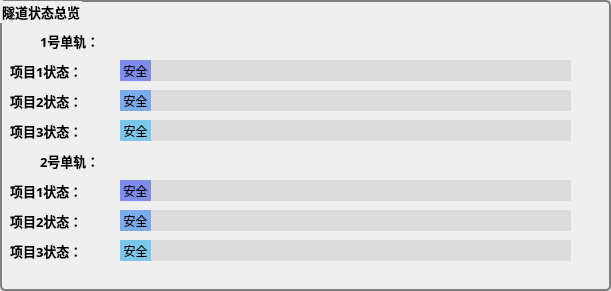
     <widget class="QGroupBox" name="groupBox_2">
      <property name="geometry">
       <rect>
        <x>780</x>
        <y>550</y>
        <width>611</width>
        <height>291</height>
       </rect>
      </property>
      <property name="font">
       <font>
        <family>幼圆</family>
        <pointsize>10</pointsize>
        <weight>75</weight>
        <bold>true</bold>
       </font>
      </property>
      <property name="toolTip">
       <string>这里会记录检测的结果并直观地反映出来</string>
      </property>
      <property name="styleSheet">
       <string notr="true">QGroupBox {
    background-color: qlineargradient(x1: 0, y1: 0, x2: 0, y2: 1,
                                      stop: 0 #E0E0E0, stop: 1 #FFFFFF);
    border: 2px solid gray;
    border-radius: 5px;
    margin-top: 1ex; /* leave space at the top for the title */
}

</string>
      </property>
      <property name="title">
       <string>隧道状态总览</string>
      </property>
      <widget class="QLabel" name="label_40">
       <property name="geometry">
        <rect>
         <x>40</x>
         <y>30</y>
         <width>72</width>
         <height>21</height>
        </rect>
       </property>
       <property name="font">
        <font>
         <family>幼圆</family>
         <pointsize>10</pointsize>
         <weight>75</weight>
         <bold>true</bold>
        </font>
       </property>
       <property name="text">
        <string>1号单轨：</string>
       </property>
      </widget>
      <widget class="QLabel" name="label_41">
       <property name="geometry">
        <rect>
         <x>40</x>
         <y>150</y>
         <width>72</width>
         <height>21</height>
        </rect>
       </property>
       <property name="font">
        <font>
         <family>幼圆</family>
         <pointsize>10</pointsize>
         <weight>75</weight>
         <bold>true</bold>
        </font>
       </property>
       <property name="text">
        <string>2号单轨：</string>
       </property>
      </widget>
      <widget class="QLabel" name="label">
       <property name="geometry">
        <rect>
         <x>120</x>
         <y>60</y>
         <width>31</width>
         <height>21</height>
        </rect>
       </property>
       <property name="font">
        <font>
         <family>幼圆</family>
        </font>
       </property>
       <property name="contextMenuPolicy">
        <enum>Qt::DefaultContextMenu</enum>
       </property>
       <property name="toolTip">
        <string>已检测</string>
       </property>
       <property name="layoutDirection">
        <enum>Qt::LeftToRight</enum>
       </property>
       <property name="styleSheet">
        <string notr="true">QLabel {
	background-color: rgb(123, 140, 234);
	text-align: center;
}
</string>
       </property>
       <property name="text">
        <string>安全</string>
       </property>
       <property name="textFormat">
        <enum>Qt::AutoText</enum>
       </property>
       <property name="alignment">
        <set>Qt::AlignCenter</set>
       </property>
      </widget>
      <widget class="QLabel" name="label_2">
       <property name="geometry">
        <rect>
         <x>120</x>
         <y>180</y>
         <width>31</width>
         <height>21</height>
        </rect>
       </property>
       <property name="font">
        <font>
         <family>幼圆</family>
        </font>
       </property>
       <property name="toolTip">
        <string>已检测</string>
       </property>
       <property name="styleSheet">
        <string notr="true">background-color: rgb(123, 140, 234);</string>
       </property>
       <property name="text">
        <string>安全</string>
       </property>
       <property name="alignment">
        <set>Qt::AlignCenter</set>
       </property>
      </widget>
      <widget class="QLabel" name="label_26">
       <property name="geometry">
        <rect>
         <x>120</x>
         <y>90</y>
         <width>451</width>
         <height>21</height>
        </rect>
       </property>
       <property name="styleSheet">
        <string notr="true">background-color: rgb(220, 220, 220);</string>
       </property>
       <property name="text">
        <string/>
       </property>
      </widget>
      <widget class="QLabel" name="label_27">
       <property name="geometry">
        <rect>
         <x>120</x>
         <y>180</y>
         <width>451</width>
         <height>21</height>
        </rect>
       </property>
       <property name="styleSheet">
        <string notr="true">background-color: rgb(220, 220, 220);</string>
       </property>
       <property name="text">
        <string/>
       </property>
      </widget>
      <widget class="QLabel" name="label_28">
       <property name="geometry">
        <rect>
         <x>120</x>
         <y>60</y>
         <width>451</width>
         <height>21</height>
        </rect>
       </property>
       <property name="styleSheet">
        <string notr="true">background-color: rgb(220, 220, 220);</string>
       </property>
       <property name="text">
        <string/>
       </property>
      </widget>
      <widget class="QLabel" name="label_52">
       <property name="geometry">
        <rect>
         <x>120</x>
         <y>120</y>
         <width>451</width>
         <height>21</height>
        </rect>
       </property>
       <property name="styleSheet">
        <string notr="true">background-color: rgb(220, 220, 220);</string>
       </property>
       <property name="text">
        <string/>
       </property>
      </widget>
      <widget class="QLabel" name="label_53">
       <property name="geometry">
        <rect>
         <x>10</x>
         <y>60</y>
         <width>101</width>
         <height>21</height>
        </rect>
       </property>
       <property name="font">
        <font>
         <family>幼圆</family>
         <pointsize>10</pointsize>
         <weight>75</weight>
         <bold>true</bold>
        </font>
       </property>
       <property name="text">
        <string>项目1状态：</string>
       </property>
      </widget>
      <widget class="QLabel" name="label_54">
       <property name="geometry">
        <rect>
         <x>10</x>
         <y>90</y>
         <width>91</width>
         <height>21</height>
        </rect>
       </property>
       <property name="font">
        <font>
         <family>幼圆</family>
         <pointsize>10</pointsize>
         <weight>75</weight>
         <bold>true</bold>
        </font>
       </property>
       <property name="text">
        <string>项目2状态：</string>
       </property>
      </widget>
      <widget class="QLabel" name="label_55">
       <property name="geometry">
        <rect>
         <x>10</x>
         <y>120</y>
         <width>91</width>
         <height>21</height>
        </rect>
       </property>
       <property name="font">
        <font>
         <family>幼圆</family>
         <pointsize>10</pointsize>
         <weight>75</weight>
         <bold>true</bold>
        </font>
       </property>
       <property name="text">
        <string>项目3状态：</string>
       </property>
      </widget>
      <widget class="QLabel" name="label_56">
       <property name="geometry">
        <rect>
         <x>120</x>
         <y>210</y>
         <width>451</width>
         <height>21</height>
        </rect>
       </property>
       <property name="styleSheet">
        <string notr="true">background-color: rgb(220, 220, 220);</string>
       </property>
       <property name="text">
        <string/>
       </property>
      </widget>
      <widget class="QLabel" name="label_57">
       <property name="geometry">
        <rect>
         <x>120</x>
         <y>240</y>
         <width>451</width>
         <height>21</height>
        </rect>
       </property>
       <property name="styleSheet">
        <string notr="true">background-color: rgb(220, 220, 220);</string>
       </property>
       <property name="text">
        <string/>
       </property>
      </widget>
      <widget class="QLabel" name="label_64">
       <property name="geometry">
        <rect>
         <x>10</x>
         <y>180</y>
         <width>91</width>
         <height>21</height>
        </rect>
       </property>
       <property name="font">
        <font>
         <family>幼圆</family>
         <pointsize>10</pointsize>
         <weight>75</weight>
         <bold>true</bold>
        </font>
       </property>
       <property name="text">
        <string>项目1状态：</string>
       </property>
      </widget>
      <widget class="QLabel" name="label_65">
       <property name="geometry">
        <rect>
         <x>10</x>
         <y>210</y>
         <width>91</width>
         <height>21</height>
        </rect>
       </property>
       <property name="font">
        <font>
         <family>幼圆</family>
         <pointsize>10</pointsize>
         <weight>75</weight>
         <bold>true</bold>
        </font>
       </property>
       <property name="text">
        <string>项目2状态：</string>
       </property>
      </widget>
      <widget class="QLabel" name="label_66">
       <property name="geometry">
        <rect>
         <x>10</x>
         <y>240</y>
         <width>91</width>
         <height>21</height>
        </rect>
       </property>
       <property name="font">
        <font>
         <family>幼圆</family>
         <pointsize>10</pointsize>
         <weight>75</weight>
         <bold>true</bold>
        </font>
       </property>
       <property name="text">
        <string>项目3状态：</string>
       </property>
      </widget>
      <widget class="QLabel" name="label_67">
       <property name="geometry">
        <rect>
         <x>120</x>
         <y>90</y>
         <width>31</width>
         <height>21</height>
        </rect>
       </property>
       <property name="font">
        <font>
         <family>幼圆</family>
        </font>
       </property>
       <property name="contextMenuPolicy">
        <enum>Qt::DefaultContextMenu</enum>
       </property>
       <property name="toolTip">
        <string>已检测</string>
       </property>
       <property name="layoutDirection">
        <enum>Qt::LeftToRight</enum>
       </property>
       <property name="styleSheet">
        <string notr="true">background-color: rgb(123, 170, 234);</string>
       </property>
       <property name="text">
        <string>安全</string>
       </property>
       <property name="textFormat">
        <enum>Qt::AutoText</enum>
       </property>
       <property name="alignment">
        <set>Qt::AlignCenter</set>
       </property>
      </widget>
      <widget class="QLabel" name="label_68">
       <property name="geometry">
        <rect>
         <x>120</x>
         <y>120</y>
         <width>31</width>
         <height>21</height>
        </rect>
       </property>
       <property name="font">
        <font>
         <family>幼圆</family>
        </font>
       </property>
       <property name="contextMenuPolicy">
        <enum>Qt::DefaultContextMenu</enum>
       </property>
       <property name="toolTip">
        <string>已检测</string>
       </property>
       <property name="layoutDirection">
        <enum>Qt::LeftToRight</enum>
       </property>
       <property name="styleSheet">
        <string notr="true">background-color: rgb(123, 200, 234);</string>
       </property>
       <property name="text">
        <string>安全</string>
       </property>
       <property name="textFormat">
        <enum>Qt::AutoText</enum>
       </property>
       <property name="alignment">
        <set>Qt::AlignCenter</set>
       </property>
      </widget>
      <widget class="QLabel" name="label_69">
       <property name="geometry">
        <rect>
         <x>120</x>
         <y>210</y>
         <width>31</width>
         <height>21</height>
        </rect>
       </property>
       <property name="font">
        <font>
         <family>幼圆</family>
        </font>
       </property>
       <property name="contextMenuPolicy">
        <enum>Qt::DefaultContextMenu</enum>
       </property>
       <property name="toolTip">
        <string>已检测</string>
       </property>
       <property name="layoutDirection">
        <enum>Qt::LeftToRight</enum>
       </property>
       <property name="styleSheet">
        <string notr="true">background-color: rgb(123, 170, 234);</string>
       </property>
       <property name="text">
        <string>安全</string>
       </property>
       <property name="textFormat">
        <enum>Qt::AutoText</enum>
       </property>
       <property name="alignment">
        <set>Qt::AlignCenter</set>
       </property>
      </widget>
      <widget class="QLabel" name="label_70">
       <property name="geometry">
        <rect>
         <x>120</x>
         <y>240</y>
         <width>31</width>
         <height>21</height>
        </rect>
       </property>
       <property name="font">
        <font>
         <family>幼圆</family>
        </font>
       </property>
       <property name="contextMenuPolicy">
        <enum>Qt::DefaultContextMenu</enum>
       </property>
       <property name="toolTip">
        <string>已检测</string>
       </property>
       <property name="layoutDirection">
        <enum>Qt::LeftToRight</enum>
       </property>
       <property name="styleSheet">
        <string notr="true">background-color: rgb(123, 200, 234);</string>
       </property>
       <property name="text">
        <string>安全</string>
       </property>
       <property name="textFormat">
        <enum>Qt::AutoText</enum>
       </property>
       <property name="alignment">
        <set>Qt::AlignCenter</set>
       </property>
      </widget>
      <zorder>label_28</zorder>
      <zorder>label_27</zorder>
      <zorder>label_26</zorder>
      <zorder>label_40</zorder>
      <zorder>label_41</zorder>
      <zorder>label</zorder>
      <zorder>label_2</zorder>
      <zorder>label_53</zorder>
      <zorder>label_54</zorder>
      <zorder>label_55</zorder>
      <zorder>label_64</zorder>
      <zorder>label_65</zorder>
      <zorder>label_66</zorder>
      <zorder>label_52</zorder>
      <zorder>label_56</zorder>
      <zorder>label_57</zorder>
      <zorder>label_67</zorder>
      <zorder>label_68</zorder>
      <zorder>label_69</zorder>
      <zorder>label_70</zorder>
     </widget>
